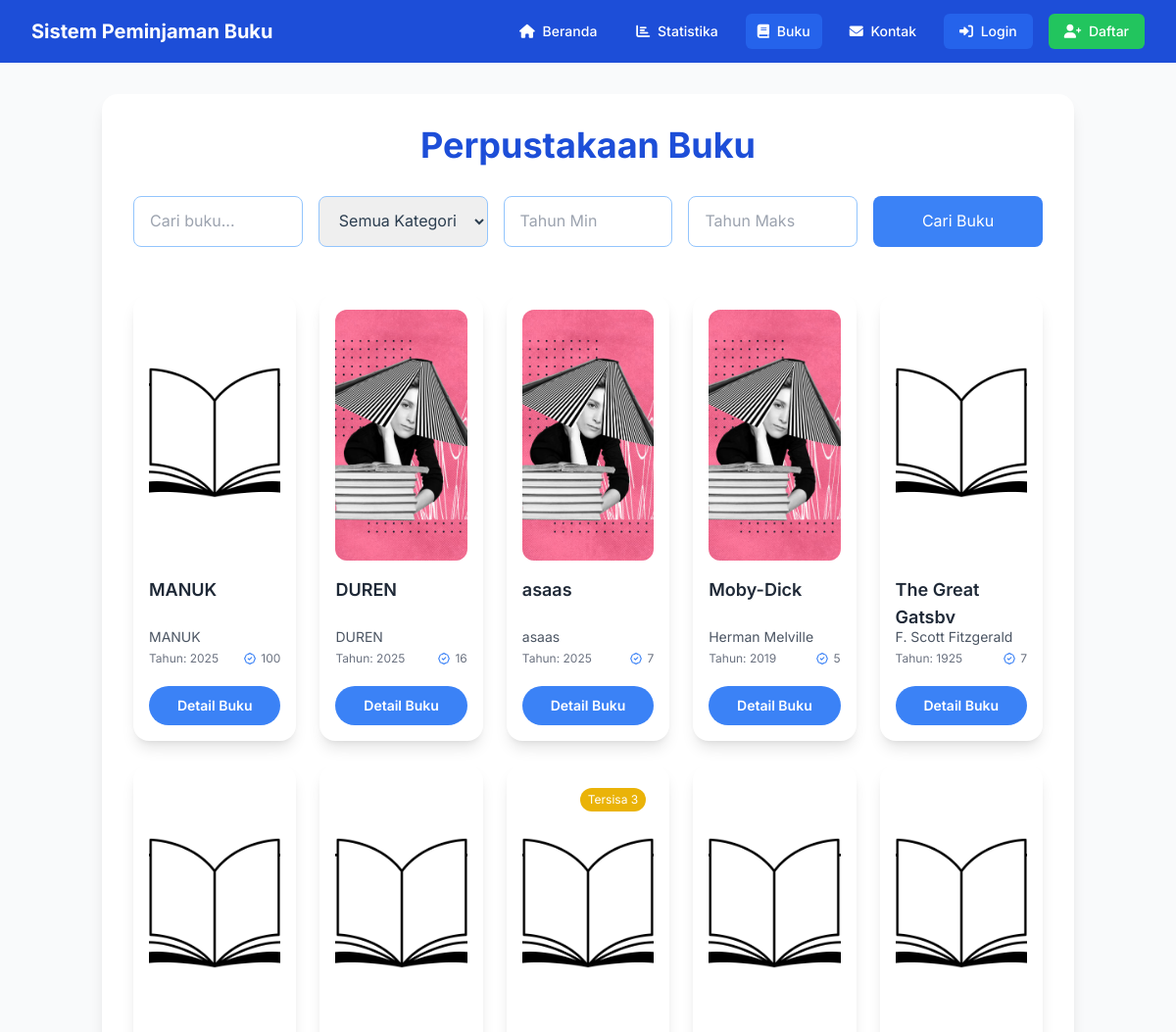
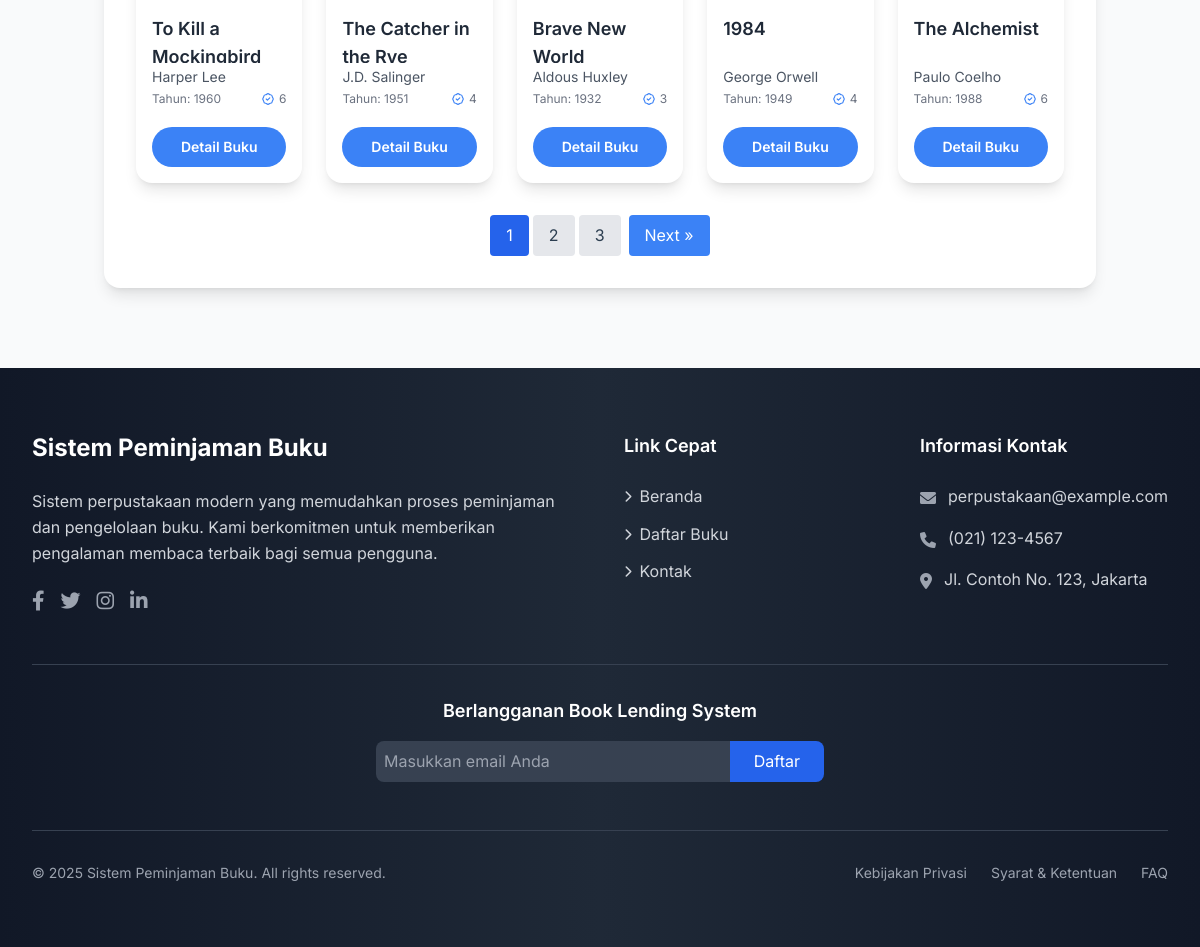
Page /public/daftar-buku.php on the committed database (2 pictures, top to bottom).
### tables this page shows
CREATE TABLE `books` (
  `id` int(11) NOT NULL,
  `title` varchar(255) NOT NULL,
  `author` varchar(255) NOT NULL,
  `publisher` varchar(255) DEFAULT NULL,
  `year_published` year(4) DEFAULT NULL,
  `isbn` varchar(20) DEFAULT NULL,
  `category` varchar(255) DEFAULT NULL,
  `total_quantity` int(11) NOT NULL DEFAULT 0,
  `available_quantity` int(11) NOT NULL DEFAULT 0,
  `cover_image` varchar(255) DEFAULT 'default_book.jpg',
  `description` text DEFAULT NULL,
  `created_at` timestamp NOT NULL DEFAULT current_timestamp(),
  `shelf_location` varchar(255) NOT NULL,
  `updated_at` timestamp NOT NULL DEFAULT current_timestamp() ON UPDATE current_timestamp()
);

### classes/book.php (called while the page is built, shortened)
<?php
class Book
{
    private $conn;
    private $table_name = 'books';
    public function __construct($db)
    {
        $this->conn = $db;
    }
    public function getAllBooks($limit = 10, $offset = 0, $searchQuery = '', $categoryFilter = '', $minYear = '', $maxYear = '')
    {
        $query = "SELECT * FROM {$this->table_name} WHERE 1=1";
        $params = [];
        $query .= " ORDER BY id DESC LIMIT :limit OFFSET :offset";
        $params[':limit'] = $limit;
        $params[':offset'] = $offset;
        $stmt = $this->conn->prepare($query);
        foreach ($params as $key => $value) {
            if (in_array($key, [':limit', ':offset'])) {
                $stmt->bindValue($key, $value, PDO::PARAM_INT);
            } else {
                $stmt->bindValue($key, $value);
            }
        }
        $stmt->execute();
        return $stmt->fetchAll(PDO::FETCH_ASSOC);
    }
    public function countTotalBooks($searchQuery = '', $categoryFilter = '', $minYear = '', $maxYear = '')
    {
        $query = "SELECT COUNT(*) as total FROM {$this->table_name} WHERE 1=1";
        $params = [];
        $stmt = $this->conn->prepare($query);
        $stmt->execute();
        $result = $stmt->fetch(PDO::FETCH_ASSOC);
        return (int)$result['total'];
    }
}

### public/daftar-buku.php (the view, shortened to what this page needs)
<?php
require_once '../classes/Book.php';
try {
    $database = new Database();
    $conn = $database->getConnection();
    $bookManager = new Book($conn);
    $search = isset($_GET['search']) ? trim($_GET['search']) : '';
    $category = isset($_GET['category']) ? trim($_GET['category']) : '';
    $minYear = !empty($_GET['min_year']) ? (int)$_GET['min_year'] : '';
    $maxYear = !empty($_GET['max_year']) ? (int)$_GET['max_year'] : '';
    $page = isset($_GET['page']) ? (int)$_GET['page'] : 1;
    $limit = 10;
    $offset = ($page - 1) * $limit;
    $books = $bookManager->getAllBooks(
        $limit,
        $offset,
        $search,
        $category,
        $minYear,
        $maxYear
    );
    $total = $bookManager->countTotalBooks(
        $search,
        $category,
        $minYear,
        $maxYear
    );
    $totalPages = ceil($total / $limit);
} catch (Exception $e) {
    error_log("Daftar Buku Error: " . $e->getMessage());
    $books = [];
    $total = 0;
    $totalPages = 0;
    $categories = [];
}
$filters = [
    'category' => $category,
    'min_year' => $minYear,
    'max_year' => $maxYear
];
?>
<!DOCTYPE html>
<html lang="id">
<head>
    <script src="https://cdn.tailwindcss.com"></script>
</head>
<body class="bg-gray-50 font-inter min-h-screen flex flex-col">
    <?php include __DIR__ . '/../includes/navigation.php'; ?>
    <main class="flex-grow container mx-auto px-4 py-8">
        <section class="bg-white shadow-lg rounded-2xl p-8 mb-12">
            <h1 class="text-4xl font-bold text-center text-blue-700 mb-8">Perpustakaan Buku</h1>
            <form action="" method="GET" class="mb-12">
                <div class="grid grid-cols-1 md:grid-cols-5 gap-4">
                    <input
                        type="text"
                        name="search"
                        placeholder="Cari buku..."
                        value="<?= htmlspecialchars($search) ?>"
                        class="w-full px-4 py-3 border border-blue-300 rounded-lg focus:outline-none focus:ring-2 focus:ring-blue-500">
                    <select name="category" class="w-full px-4 py-3 border border-blue-300 rounded-lg focus:outline-none focus:ring-2 focus:ring-blue-500">
                        <option value="">Semua Kategori</option>
                    </select>
                    <input
                        type="number"
                        name="min_year"
                        placeholder="Tahun Min"
                        value="<?= $minYear !== '' ? htmlspecialchars($minYear) : '' ?>"
                        min="1900"
                        max="<?= date('Y') ?>"
                        class="w-full px-4 py-3 border border-blue-300 rounded-lg focus:outline-none focus:ring-2 focus:ring-blue-500">
                    <input
                        type="number"
                        name="max_year"
                        placeholder="Tahun Maks"
                        value="<?= $maxYear !== '' ? htmlspecialchars($maxYear) : '' ?>"
                        min="1900"
                        max="<?= date('Y') ?>"
                        class="w-full px-4 py-3 border border-blue-300 rounded-lg focus:outline-none focus:ring-2 focus:ring-blue-500">
                    <button
                        type="submit"
                        class="w-full bg-blue-500 text-white py-3 rounded-lg hover:bg-blue-600 transition duration-300 ease-in-out">
                        Cari Buku
                    </button>
                </div>
            </form>
            <div class="grid grid-cols-2 md:grid-cols-3 lg:grid-cols-5 gap-6">
                <?php if (!empty($books)): ?>
                    <?php foreach ($books as $book): ?>
                        <div class="bg-white rounded-2xl shadow-lg hover:shadow-xl transform hover:-translate-y-2 transition duration-300 p-4 flex flex-col">
                            <div class="relative mb-4">
                                <?php
                                $imagePath = !empty($book['cover_image'])
                                    ? "/sistem/uploads/book_covers/" . htmlspecialchars($book['cover_image'])
                                    : "/sistem/uploads/books/default-book-cover.jpg";
                                ?>
                                <img
                                    src="<?= $imagePath ?>"
                                    alt="<?= htmlspecialchars($book['title']) ?>"
                                    class="w-full h-64 object-cover rounded-xl"
                                    onerror="this.src='/sistem/uploads/books/book-default.png'; this.onerror=null;">
                                <?php if ($book['available_quantity'] <= 3 && $book['available_quantity'] > 0): ?>
                                    <span class="absolute top-2 right-2 bg-yellow-500 text-white text-xs px-2 py-1 rounded-full">
                                        Tersisa <?= $book['available_quantity'] ?>
                                    </span>
                                <?php endif; ?>
                            </div>
                            <div class="flex-grow flex flex-col">
                                <h3 class="font-semibold text-lg text-gray-800 mb-1 line-clamp-2 h-12">
                                    <?= htmlspecialchars($book['title']) ?>
                                </h3>
                                <p class="text-gray-600 text-sm mb-1">
                                    <?= htmlspecialchars($book['author']) ?>
                                </p>
                                <div class="text-gray-500 text-xs mb-2 flex justify-between">
                                    <span>Tahun: <?= htmlspecialchars($book['year_published']) ?></span>
                                    <span class="flex items-center">
                                        <?= $book['available_quantity'] ?>
                                    </span>
                                </div>
                            </div>
                            <a
                                href="/sistem/public/detail-buku.php?id=<?= $book['id'] ?>"
                                class="w-full py-2.5 rounded-full text-sm font-semibold text-center bg-blue-500 text-white hover:bg-blue-600 transition duration-300 ease-in-out mt-3">
                                Detail Buku
                            </a>
                        </div>
                    <?php endforeach; ?>
                <?php else: ?>
                    <div class="col-span-full text-center text-gray-600 py-8">
                        Tidak ada buku yang ditemukan.
                    </div>
                <?php endif; ?>
            </div>
            <div class="flex justify-center items-center space-x-2 mt-8">
                <div class="flex space-x-1">
                    <?php
                    $start = max(1, min($page - 2, $totalPages - 4));
                    $end = min($start + 4, $totalPages);
                    for ($i = $start; $i <= $end; $i++):
                        $isActive = $i == $page;
                    ?>
                        <a href="?page=<?= $i ?>&search=<?= urlencode($search) ?>&category=<?= urlencode($filters['category']) ?>&min_year=<?= urlencode($filters['min_year']) ?>&max_year=<?= urlencode($filters['max_year']) ?>"
                            class="px-4 py-2 <?= $isActive ? 'bg-blue-600 text-white' : 'bg-gray-200 hover:bg-gray-300' ?> rounded">
                            <?= $i ?>
                        </a>
                    <?php endfor; ?>
                </div>
                <?php if ($page < $totalPages): ?>
                    <a href="?page=<?= ($page + 1) ?>&search=<?= urlencode($search) ?>&category=<?= urlencode($filters['category']) ?>&min_year=<?= urlencode($filters['min_year']) ?>&max_year=<?= urlencode($filters['max_year']) ?>"
                        class="px-4 py-2 bg-blue-500 text-white rounded hover:bg-blue-600">
                        Next &raquo;
                    </a>
                <?php endif; ?>
            </div>
        </section>
    </main>
    <?php include __DIR__ . '/../includes/footer.php'; ?>
</body>
</html>

### includes/styles.css (style rules this page uses)
:root { --primary-color: #3498db; --secondary-color: #2ecc71; --text-color: #2c3e50; --background-color: #f4f7f6; --white: #ffffff; --shadow-color: rgba(0, 0, 0, 0.1); }
* { margin: 0; padding: 0; box-sizing: border-box; }
body { font-family: 'Inter', 'Arial', sans-serif; line-height: 1.6; color: var(--text-color); background-color: var(--background-color); display: flex; flex-direction: column; min-height: 100vh; }

### public/daftar-buku.php (style rules this page uses)
:root { --primary-color: #3498db; --secondary-color: #2ecc71; --text-color: #2c3e50; --background-color: #f4f7f6; --white: #ffffff; --shadow-color: rgba(0, 0, 0, 0.1); --border-radius: 12px; }
body { font-family: 'Inter', 'Arial', sans-serif; line-height: 1.6; color: var(--text-color); background-color: var(--background-color); margin: 0; padding: 0; display: flex; flex-direction: column; min-height: 100vh; }

### rows in the picture
books: title "MANUK", author "MANUK", year_published "2025", available_quantity "100"
books: cover_image (picture), title "DUREN", author "DUREN", year_published "2025", available_quantity "16"
books: cover_image (picture), title "asaas", author "asaas", year_published "2025", available_quantity "7"
books: cover_image (picture), title "Moby-Dick", author "Herman Melville", year_published "2019", available_quantity "5"
books: title "The Great Gatsby", author "F. Scott Fitzgerald", year_published "1925", available_quantity "7"
books: title "To Kill a Mockingbird", author "Harper Lee", year_published "1960", available_quantity "6"
books: title "The Catcher in the Rye", author "J.D. Salinger", year_published "1951", available_quantity "4"
books: available_quantity "3", title "Brave New World", author "Aldous Huxley", year_published "1932"
books: title "1984", author "George Orwell", year_published "1949", available_quantity "4"
books: title "The Alchemist", author "Paulo Coelho", year_published "1988", available_quantity "6"

### other values in the picture
SITE_NAME "Sistem Peminjaman Buku"
